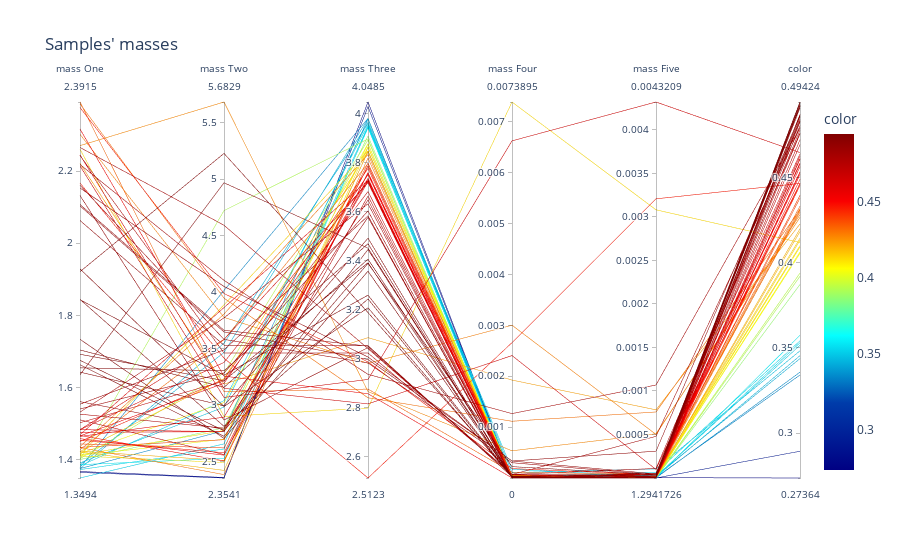
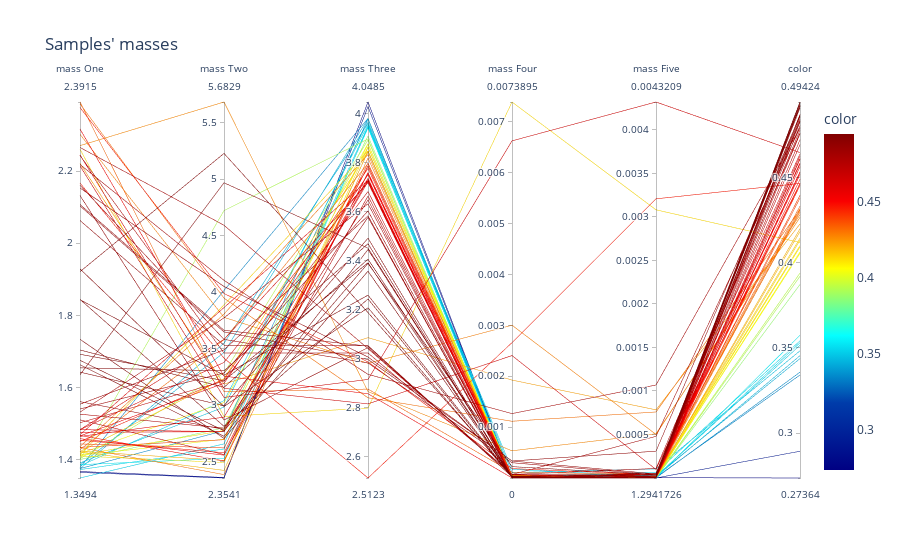

The cell these charts' notebook holds for them, in order:
### Markdown cell above
#### Masses

- Figure 1.
    
    The masses seem to describe a consistent behavior on their weights. 

- Figure 2. 

    This graph shows that masses might be a good tool to understand the behavior of the weights. It's confirmed that all weights but the second have a fixed optimal mass, and the last two are close to zero.

### Code cell
fig = px.parallel_coordinates(masses, title = "Samples' masses",
                            color = fitness,
                            labels=["mass One", "mass Two", "mass Three", "mass Four", "mass Five", "Fitness"],
                            color_continuous_scale=px.colors.sequential.Jet)
fig.show()
fig = px.parallel_coordinates(masses[optimal], title = "Samples' masses",
                            color = fitness[optimal],
                            labels=["mass One", "mass Two", "mass Three", "mass Four", "mass Five", "Fitness"],
                            color_continuous_scale=px.colors.sequential.Jet)
fig.show()
